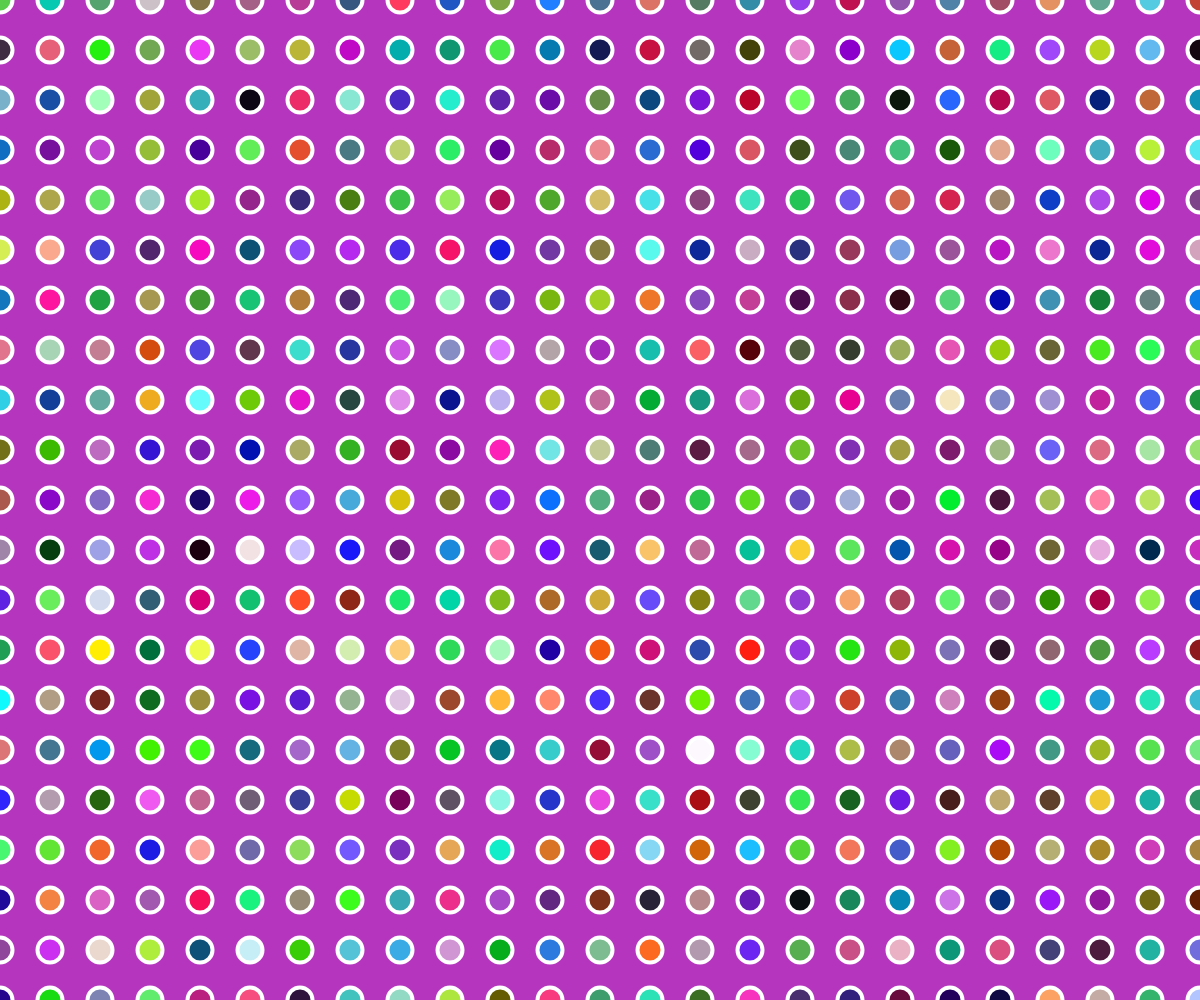
Frame 1 (no input)
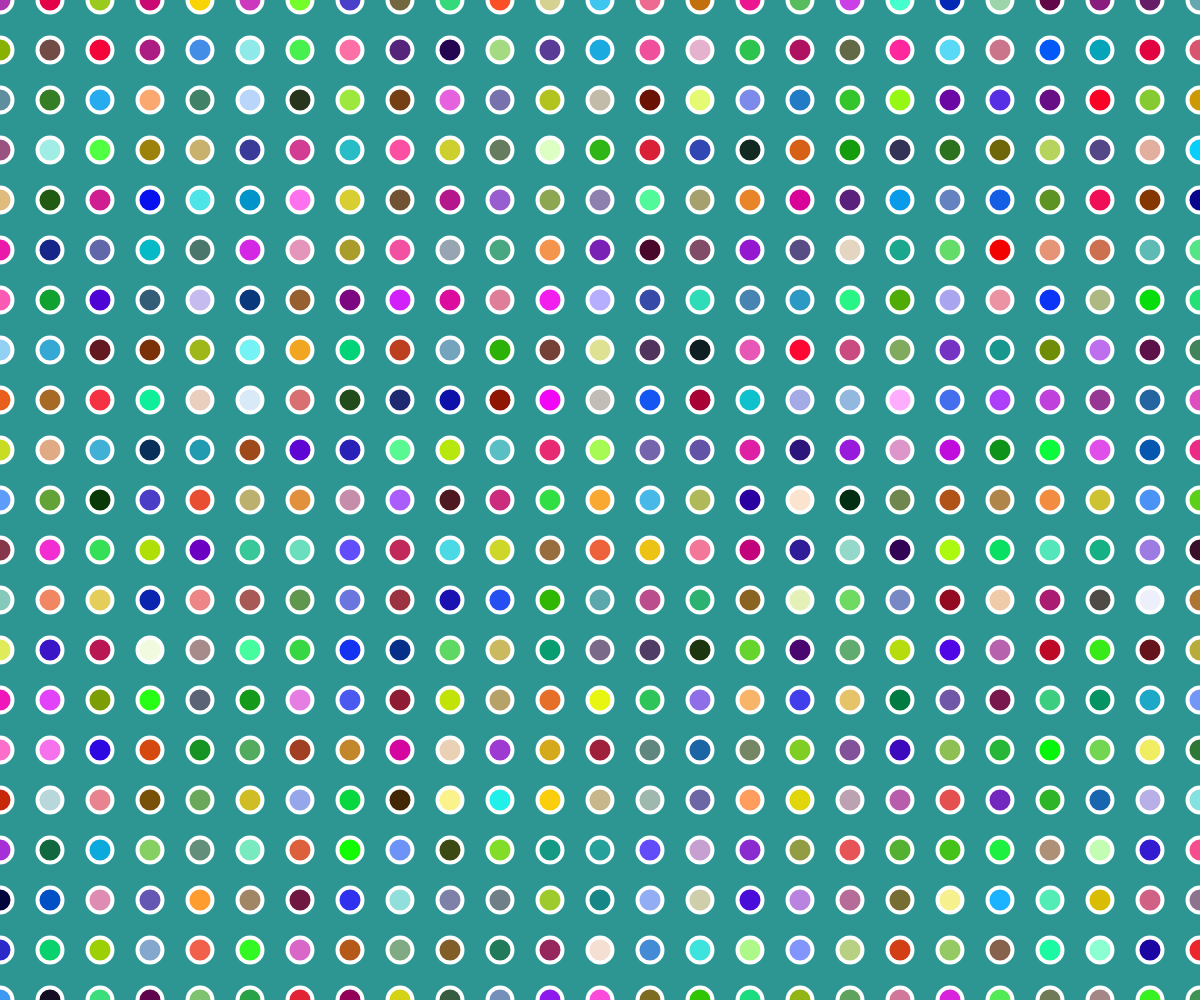
Frame 60 (no input)
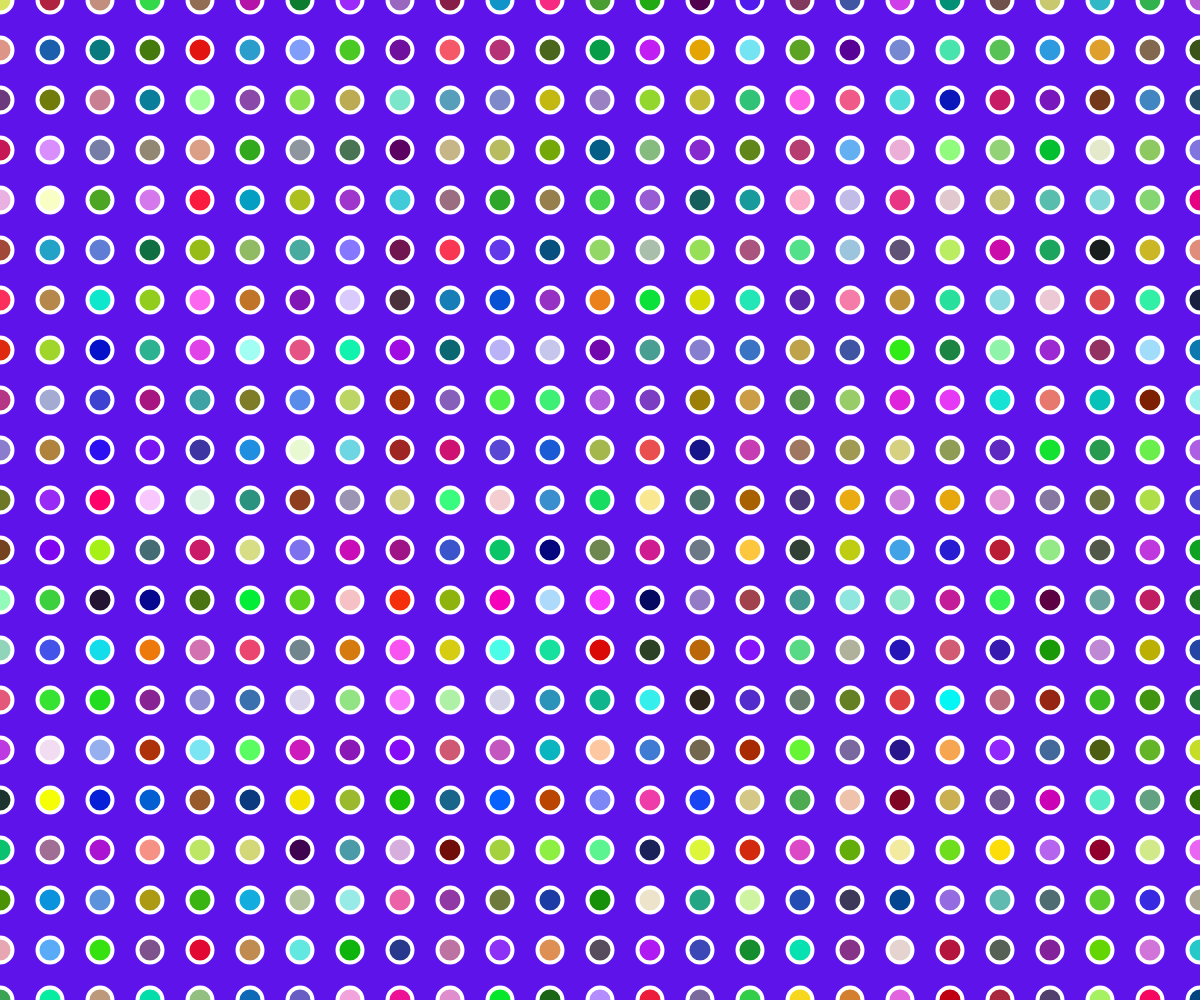
Frame 120 (the mouse pressed at the canvas centre since frame 60)

The p5.js sketch that drew these frames (run headless with seeded random() and noise() and a simulated clock; from frame 60 on, the mouse is pressed at the canvas centre):

// p5.js sketch
// ── sketch.js
var offset = 0;

function setup()
{
    createCanvas(window.innerWidth, window.innerHeight);
}

function draw() 
{
    background(random(255), random(255), random(255));
    
    strokeWeight(4);
    stroke(255);
    
    for(var x = 0; x <= width; x+= 50)
    {
        for(var y = 0; y <= height; y += 50){
            fill(random(255), random(255), random(255));
            ellipse(x, y, 25, 25);
        }
    }
    
    offset += 1;
}
